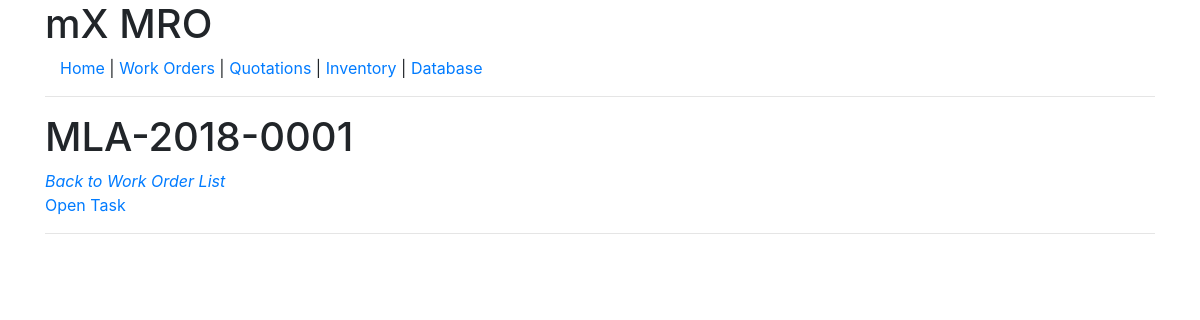
The page /workorders/detail/MLA-2018-0001/ on the database as committed earlier.
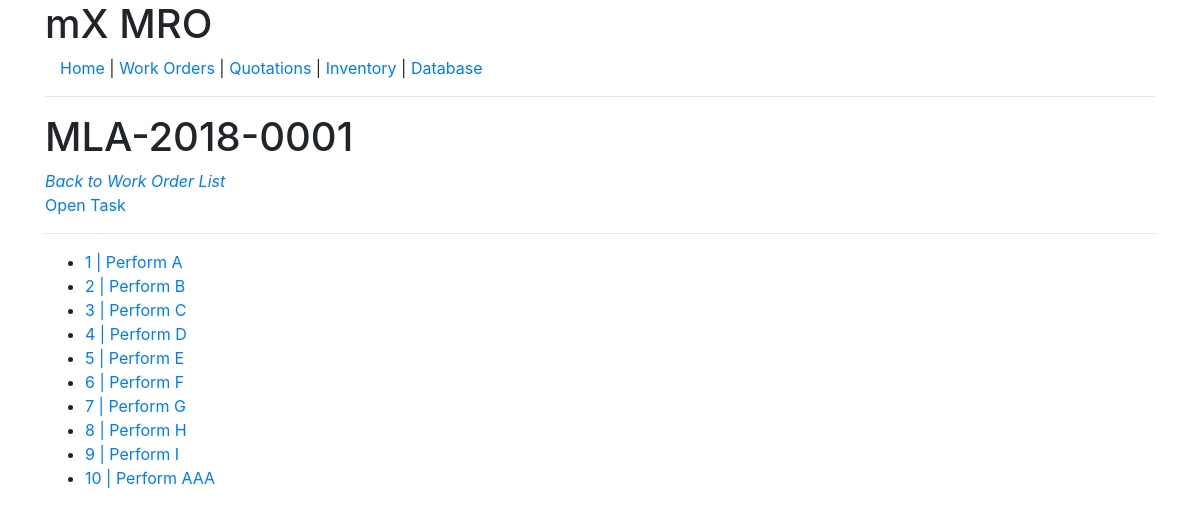
The same page on the database as committed later.
### workorders/models.py (models this page shows, shortened)
class WorkOrder(models.Model):
	WORKORDER_STATUS = (
	('ongoing', 'Ongoing'),
	('future', 'Future Project'),
	('rts', 'RTS Issued'),
	('closed', 'Closed'),
	)
	aircraft 			= models.ForeignKey(Aircraft)
	date_opened 		= models.DateTimeField(default = datetime.datetime.now, null=False, blank=False)
	number 				= models.CharField(max_length = 13, default = '000-0000-0000')
	station				= models.ForeignKey(Station)
	status  			= models.CharField(max_length = 50, choices=WORKORDER_STATUS, blank = False, null = False )
	customer			= models.ForeignKey(Customer)
	aircraftETA			= models.DateTimeField(null=True, blank=True)
	aircraftETD			= models.DateTimeField(null=True, blank=True)
	notes				= models.TextField(blank = True, null = True)

class Task(models.Model):
	workorder 			= models.ForeignKey(WorkOrder)
	ata_chapter			= models.TextField(blank = True, null = True)
	number 				= models.IntegerField(blank = False, null = False, default = 0)
	name 				= models.CharField(max_length=500)
	rectification 		= models.TextField(blank=True, null=True)
	date 				= models.DateTimeField(blank=True, null=True)
	hours 				= models.DecimalField(blank=True, null=True, decimal_places = 2, max_digits=4)
	hours_invoiced		= models.DecimalField(blank=True, null=True, decimal_places = 2, max_digits=4)
	complete 			= models.BooleanField(default=False)
	locked 				= models.BooleanField(default=False)
	def get_absolute_url(self):
		return reverse("workorders:task", kwargs={'pk':self.pk, 'number':self.workorder.number})

### workorders/views.py (the view, shortened to what this page needs)
# urls.py: url(r'^detail/(?P<number>[\w-]+)/$', WorkOderDetailView.as_view(), name='detail'),
class WorkOderDetailView(DetailView):
	def get_object(self, queryset = None):
		return get_object_or_404(WorkOrder, number=self.kwargs.get("number"))

### workorders/templates/workorders/workorder_detail.html (shortened to what this page needs)
{% extends "base.html" %}
{% block content %}
<h1> {{object.number}} </h1>
<i><a href="{% url "workorders:list" %}">Back to Work Order List</a></i> <br>
<a href="{% url "workorders:add-task" object.number%}">Open Task</a>
<hr />
<ul>
	{% for task in object.task_set.all %}
	<li><a href="{{task.get_absolute_url}}">{{task.number}} | {{task.name}}</a></li>
	{% endfor%}
</ul>
{% endblock %}

### home/Templates/base.html (shortened to what this page needs)
<!DOCTYPE html>
<html lang=en>
<head>
</head>
{% include 'snippets/css.html' %}
<body>
<div class="container">
	<h1>mX MRO</h1>
	{% include 'snippets/nav.html' %}
	<hr />
	<div class="containter">
		{% block content %}
		{% endblock content %}
	</div>
</div>
</body>
 {% include 'snippets/js.html' %}
</html>

### home/Templates/snippets/css.html (shortened to what this page needs)
<link rel="stylesheet" href="https://stackpath.bootstrapcdn.com/bootstrap/4.1.1/css/bootstrap.min.css">

### home/Templates/snippets/nav.html
<div class="container">
	<a href="{% url "home:home" %}"> Home </a> |
	<a href="{% url "workorders:list" %}"> Work Orders </a> |
	<a href="/home"> Quotations </a> |
	<a href="/home"> Inventory </a> |
	<a href="{% url "database:home" %}"> Database </a>
</div>

### home/Templates/snippets/js.html (shortened to what this page needs)
<link rel="stylesheet" href="https://stackpath.bootstrapcdn.com/bootstrap/4.1.1/css/bootstrap.min.css">

Rows that differ between the two databases and show on the page:
added Task: number "1", name "Perform A"
added Task: number "2", name "Perform B"
added Task: number "3", name "Perform C"
added Task: number "4", name "Perform D"
added Task: number "5", name "Perform E"
added Task: number "6", name "Perform F"
added Task: number "7", name "Perform G"
added Task: number "8", name "Perform H"
added Task: number "9", name "Perform I"
added Task: number "10", name "Perform AAA"
